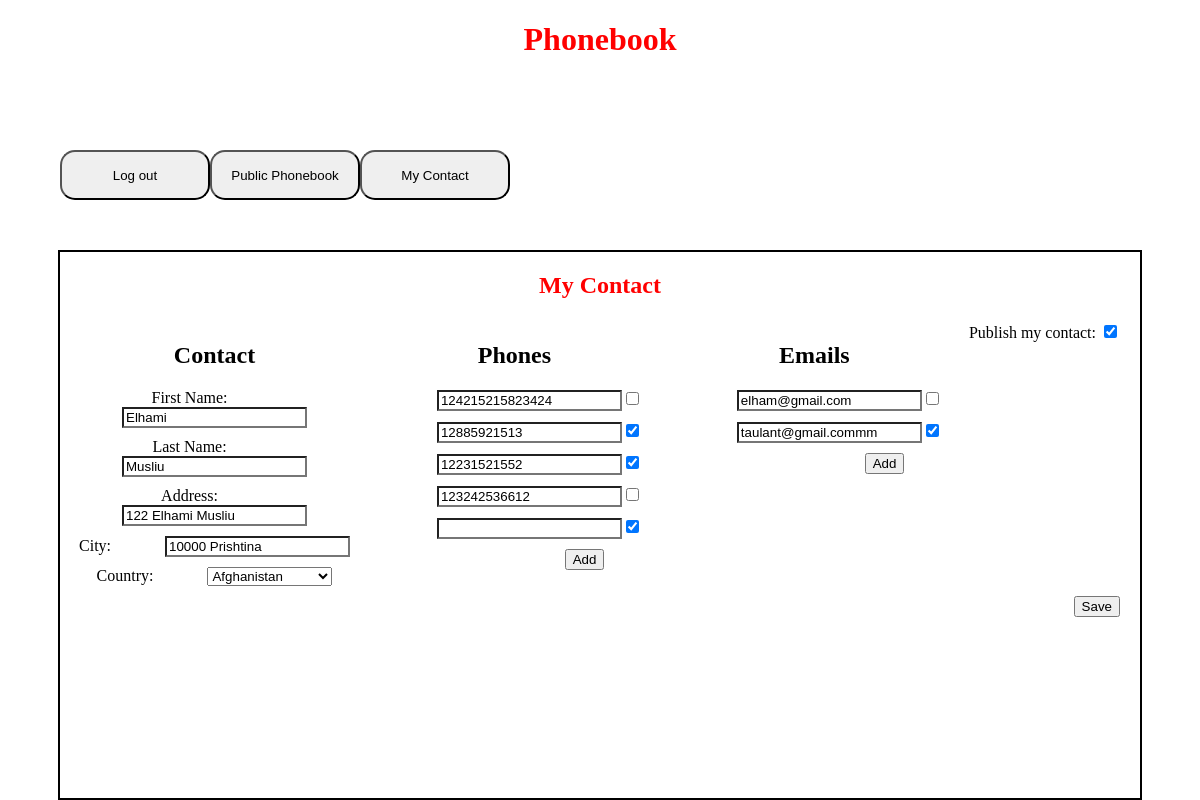
The app's page /contact.php (signed in) with its own data.
### tables this page shows
CREATE TABLE `users` (
  `id` int(11) NOT NULL,
  `firstname` varchar(50) DEFAULT NULL,
  `lastname` varchar(50) DEFAULT NULL,
  `address` varchar(100) DEFAULT NULL,
  `city` varchar(100) DEFAULT NULL,
  `username` varchar(50) DEFAULT NULL,
  `password` varchar(50) DEFAULT NULL,
  `country_id` int(11) DEFAULT NULL,
  `published` tinyint(1) DEFAULT NULL
);

CREATE TABLE `phones` (
  `id` int(11) NOT NULL,
  `number` varchar(50) DEFAULT NULL,
  `user_id` int(11) DEFAULT NULL,
  `masked` tinyint(1) DEFAULT NULL
);

CREATE TABLE `emails` (
  `id` int(11) NOT NULL,
  `email` varchar(100) DEFAULT NULL,
  `user_id` int(11) DEFAULT NULL,
  `masked` tinyint(1) DEFAULT NULL
);

### functions.php (called while the page is built, shortened)
<?php
function getUserById($userId)
{
    global $dbconn;
    $sql = "SELECT * FROM users WHERE id='$userId'";
    $result = mysqli_query($dbconn, $sql);
    $user = mysqli_fetch_assoc($result);
    return $user;
}
function listCountries()
{
    global $dbconn;
    $sql = "SELECT id, name FROM countries";
    $result = mysqli_query($dbconn, $sql);
    $countries = array();
    while ($row = mysqli_fetch_assoc($result)) {
        $countries[] = $row;
    }
    return $countries;
}
function listPhoneNumbers($currentUserId)
{
    global $dbconn;
    $sql = "SELECT id, number, masked FROM phones WHERE user_id = $currentUserId";
    $result = mysqli_query($dbconn, $sql);
    $phoneNumbers = array();
    while ($row = mysqli_fetch_assoc($result)) {
        $phoneNumbers[] = $row;
    }
    return $phoneNumbers;
}
function listEmailAddresses($userId) {
    global $dbconn;
    $sql = "SELECT id, email, masked FROM emails WHERE user_id = $userId";
    $result = mysqli_query($dbconn, $sql);
    $emailAddresses = array();
    while ($row = mysqli_fetch_assoc($result)) {
        $emailAddresses[] = $row;
    }
    return $emailAddresses;
}

### contact.php (the view, shortened to what this page needs)
<?php
include "functions.php";
$currentUserId = $_SESSION['user']['id'];
$currentUser = getUserById($currentUserId);
$phoneNumbers = listPhoneNumbers($currentUserId);
$emailAddresses = listEmailAddresses($currentUserId);
?>
<!DOCTYPE html>
<html>
<head>
    <link rel="stylesheet" href="style.css">
</head>
<body>
    <div class="heading">
        <h1>Phonebook</h1>
    </div>
    <div class="header-buttons">
        <?php
        if (!isset($_SESSION['user'])) {
            echo "<a href='login.php'><button>Login</button></a>";
            echo "<a href='phonebook.php'><button>Public Phonebook</button></a>";
        } else {
            echo "<a href='logout.php'><button>Log out</button></a>";
            echo "<a href='phonebook.php'><button>Public Phonebook</button></a>";
            echo "<a href='contact.php'><button>My Contact</button></a>";
        }
        ?>
    </div>
    <section class="content-section">
        <div class="heading" style="height:50px">
            <h1>My Contact</h1>
        </div>
        <form method="POST" action="">
            <div class="publish-contacts">
                <label for="publishContact">Publish my contact:</label>
                <input type="checkbox" id="publishContact" name="publishContact" <?php if ($currentUser['published'] == 1)
                    echo 'checked'; ?>>
            </div>
            <div class="cards-wrapper">
                <div class="info-card">
                    <h2>Contact</h2>
                    <div class="label-alignment">
                        <label for="firstname">First Name:</label>
                        <input type="text" name="firstname" value="<?php echo $currentUser['firstname']; ?>">
                    </div>
                    <div class="label-alignment">
                        <label for="lastname">Last Name:</label>
                        <input type="text" name="lastname" value="<?php echo $currentUser['lastname']; ?>">
                    </div>
                    <div class="label-alignment">
                        <label for="address">Address:</label>
                        <input type="text" name="address" value="<?php echo $currentUser['address']; ?>">
                    </div>
                    <div class="label-alignment">
                        <label for="city">City:</label>
                        <input type="text" name="city" value="<?php echo $currentUser['city']; ?>">
                    </div>
                    <div class="label-alignment">
                        <label for="countryId">Country:</label>
                        <select name="countryId">
                            <?php
                            $countries = listCountries();
                            foreach ($countries as $country) {
                                $selected = ($currentUser['country_id'] == $country['id']) ? 'selected' : '';
                                echo '<option value="' . $country['id'] . '" ' . $selected . '>' . $country['name'] . '</option>';
                            }
                            ?>
                        </select>
                    </div>
                </div>
                <div class="info-card">
                    <h2>Phones</h2>
                    <?php
                    $phoneNumbers = listPhoneNumbers($currentUserId);
                    foreach ($phoneNumbers as $phoneNumber) {
                        echo '<div class="label-alignment">';
                        echo '<label for="phone_' . $phoneNumber['id'] . '"></label>';
                        echo '<input type="text" name="phone[' . $phoneNumber['id'] . ']" value="' . htmlspecialchars($phoneNumber['number']) . '">';
                        echo '<input type="checkbox" name="mask[phone][' . $phoneNumber['id'] . ']" value="1"';
                        if ($phoneNumber['masked'] == 1) {
                            echo ' checked';
                        }
                        echo '>';
                        echo '</div>';
                    }
                    ?>
                    <div class="add-btn">
                        <button id="addPhoneBtn">Add</button>
                    </div>
                </div>
                <div class="info-card">
                    <h2>Emails</h2>
                    <?php
                    $emailAddresses = listEmailAddresses($currentUserId);
                    foreach ($emailAddresses as $email) {
                        echo '<div class="label-alignment">';
                        echo '<label for="email_' . $email['id'] . '"></label>';
                        echo '<input type="text" name="email[' . $email['id'] . ']" value="' . htmlspecialchars($email['email']) . '">';
                        echo '<input type="checkbox" name="mask[email][' . $email['id'] . ']" value="1"';
                        if ($email['masked'] == 1) {
                            echo ' checked';
                        }
                        echo '>';
                        echo '</div>';
                    }
                    ?>
                    <div class="add-btn">
                        <button id="addEmailBtn">Add</button>
                    </div>
                </div>
            </div>
            <div class="save-button">
                <button type="submit">Save</button>
            </div>
        </form>
    </section>
</body>
</html>

### style.css (style rules this page uses)
html, body { height: 100%; margin: 0; padding: 0; }
body { display: flex; flex-direction: column; }
.heading { height: 150px; width: 90%; margin: 0 auto; text-align: center; color: red; }
.header-buttons { height: 100px; width: 90%; margin: 0 auto; }
.header-buttons button { height: 50px; width: 150px; border-radius: 15px; }
.content-section { width: 90%; margin: 0 auto; flex-grow: 1; border: 2px solid black; }
.label-alignment { justify-content: center; margin: 10px; }
.label-alignment label { padding-right: 50px; width: 30px; }
.label-alignment input { border-radius: 0px; }
.cards-wrapper { display: flex; justify-content: center; }
.info-card { width: 33%; text-align: center; }
.publish-contacts, .save-button { float: right; margin-right: 20px; }
.add-btn { float: right; margin-right: 20%; }

### records on screen
users: published "☑", firstname "Elhami", lastname "Musliu", address "122 Elhami Musliu", city "10000 Prishtina"
phones: number "124215215823424"
phones: number "12885921513", masked "☑"
phones: number "12231521552", masked "☑"
phones: number "123242536612"
phones: masked "☑"
emails: email "elham@gmail.com"
emails: email "taulant@gmail.commm", masked "☑"

### other values on screen
form field countryId "Afghanistan"
